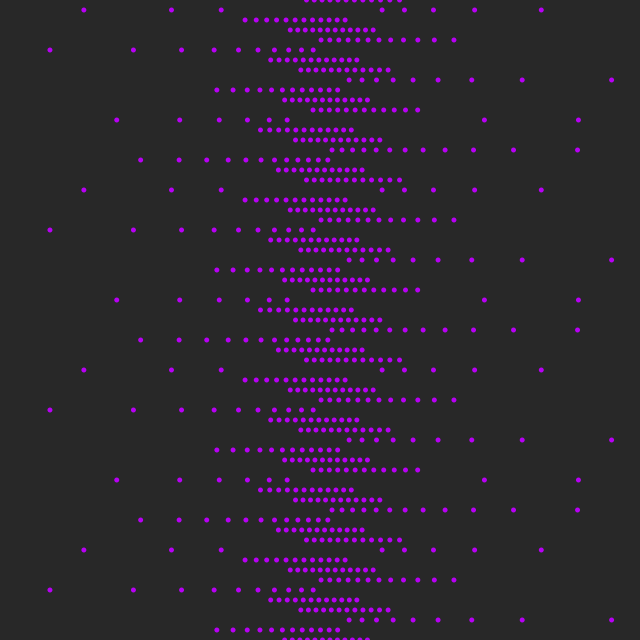
Frame 1 (no input)
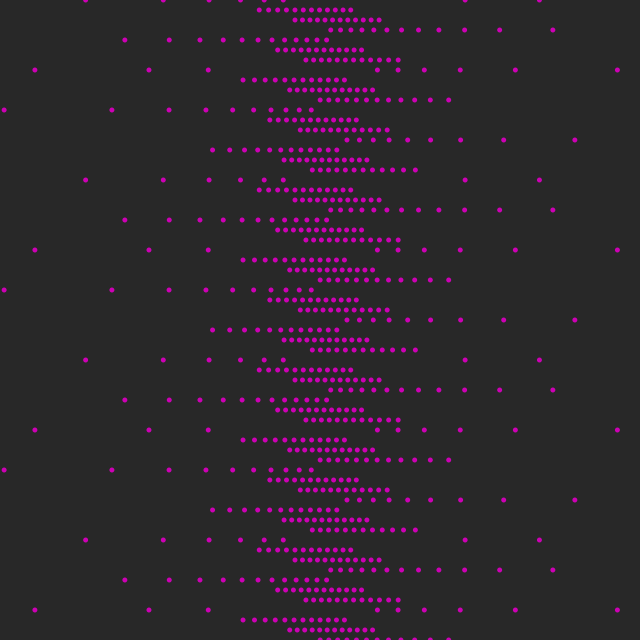
Frame 60 (the mouse pressed at the canvas centre just before this capture)
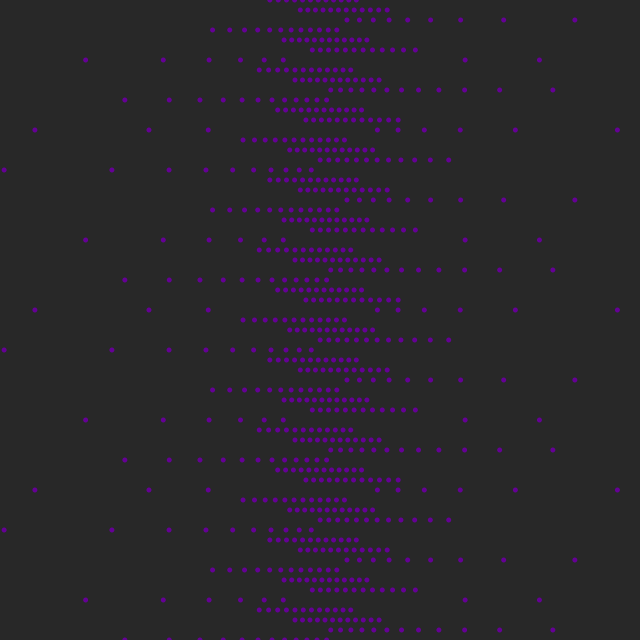
Frame 120 (the mouse held since frame 60 and released just before this capture)

The Processing sketch that drew these frames (run headless with seeded random() and noise(); from frame 60 on, the mouse is pressed at the canvas centre):

// Processing sketch: processing_176016
// ── processing_176016.pde

float a = 30; //Creates a variable. 
 
void setup() {
  size(640, 640); //Adjusts size of the screen
  noStroke(); //Makes it so the ellipses will not have lines

}

void draw() { 

  if (keyPressed == true) {
fill(random(25,30), random(55,255), random(55,210));
} else {
fill(random(55,255), random(0,2), random(55,255));     //Makes it so everytime you press a key it changes the colors.
}
  background(40); //Changes the background.
  translate(width/2-25, height/2);
  for (int i = 0; i < 360; i+=a) {
    for(int q = -36; q < 36; q++){
      float x = i/(a/6)+tan(radians(dist(i/(a/2), i/(a/2), 0, 0)+q*50+frameCount))*a;
      ellipse(x, q*10, 5, 5); //Creates the Eliipses and tells the ellipses where to move.
          }
      }
  }
  
  
  
